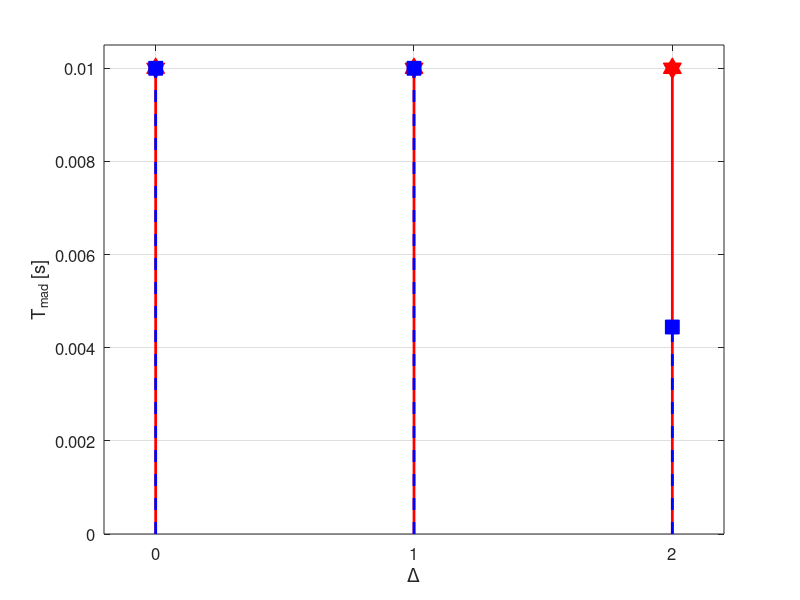

Reproduce this figure in MATLAB.
clc
clear all
close all

%% tradeoff curve - together
load tradeoffCurvesDeltaTmad_L2_5_p
DeltaXL2 = 0:length(TsVect)-1;
TdVectL2 = TdVect;

load tradeoffCurvesDeltaTmad_stability_p
DeltaXSta = 0:length(TsVect)-1;
TdVectSta = TdVect;

figure(1)
plot(DeltaXSta,TdVectSta,'h','MarkerSize',15,...
    'MarkerEdgeColor','r',...
    'MarkerFaceColor','r')
hold on
for i=1:length(DeltaXSta)
    plot([DeltaXSta(i) DeltaXSta(i)], [0 TdVectSta(i)],'r','linewidth',2)
end
plot(DeltaXL2,TdVectL2,'s','MarkerSize',10,...
    'MarkerEdgeColor','b',...
    'MarkerFaceColor','b')
for i=1:length(DeltaXL2)
    plot([DeltaXL2(i) DeltaXL2(i)], [0 TdVectL2(i)],'--b','linewidth',2)
end

hold off

grid
xlim([-0.2 2.2])
ylim([0 0.0105])
xlabel('\Delta')
ylabel('T_{mad} [s]')
% xlabel('x','interpreter','none')
% ylabel('y','interpreter','none')
set(gca,'FontSize',12, 'XTick', 0:4)
